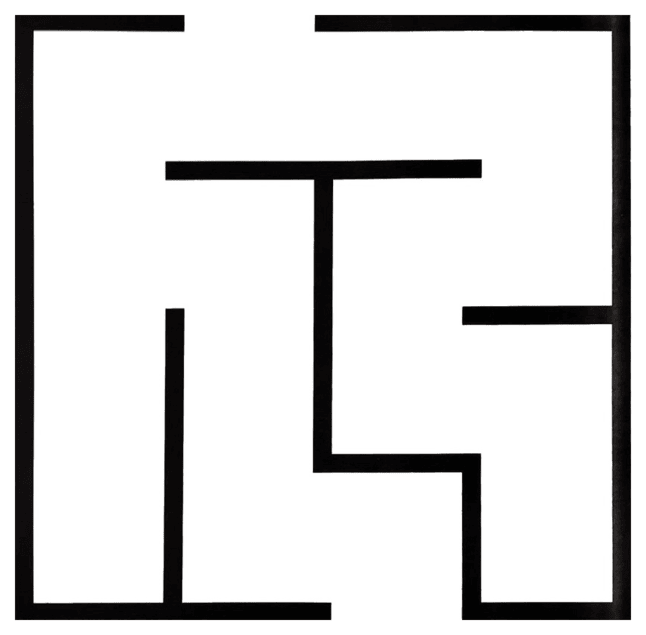
#> input picture maze1.png, 646 x 635 px
$ python -i mapper.py   (imports and definitions only)
#> lines starting #> are read from the running program, lines starting #| are printed output that depends on the picture
import cv2 as cv
import grid as g
import numpy as np

class GridMapper:
    def __init__(self, img_path):
#> called with img_path = 'maze1.png'
        self.img_path = img_path
        self.img_h, self.img_w, _ = cv.imread(self.img_path).shape
#> self.img_h = 635; self.img_w = 646
        self.start = None
        self.end = None

    def put_start_and_end(self, event, x, y, flag, param):
        if event == cv.EVENT_LBUTTONDOWN:
            self.start = (x / param.shape[1], y / param.shape[0])
        elif event == cv.EVENT_RBUTTONDOWN:
            self.end = (x / param.shape[1], y / param.shape[0])

    def get_grid(self, grid_h=50, grid_w=50, show=False):
#> called with grid_h = 50, grid_w = 50, show = False
        while True:
            if self.start is None or self.end is None:
                frame = cv.imread(self.img_path)
#> frame is the input picture: shape (635, 646, 3); mean B, G, R 217.4, 217.4, 217.6
                frame = cv.cvtColor(frame, cv.COLOR_BGR2GRAY)
#> frame: shape (635, 646)
                frame = cv.dilate(frame, kernel=np.ones(shape=(3, 3)), iterations=3)
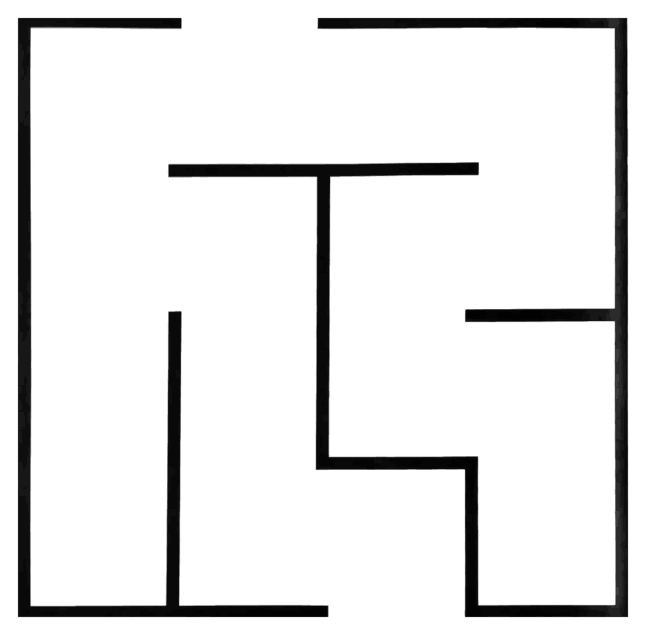
#> frame: shape (635, 646); min 2, max 255, mean 230.4
                frame = cv.erode(frame, kernel=(3, 3), iterations=2)
                cv.imshow('Frame', frame)
                cv.setMouseCallback('Frame', self.put_start_and_end, frame)
                if cv.waitKey(1) == 27:
#> (key Esc is pressed here)
                    break
            else:
                break
        frame = cv.resize(frame, (grid_w, grid_h))
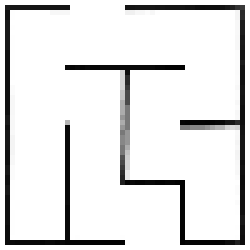
#> frame: shape (50, 50) (shown 5 times larger); min 2, max 255, mean 228.2
#> (the run stopped early here; a loop or call above may not have finished)

$ run again, on maze3.png
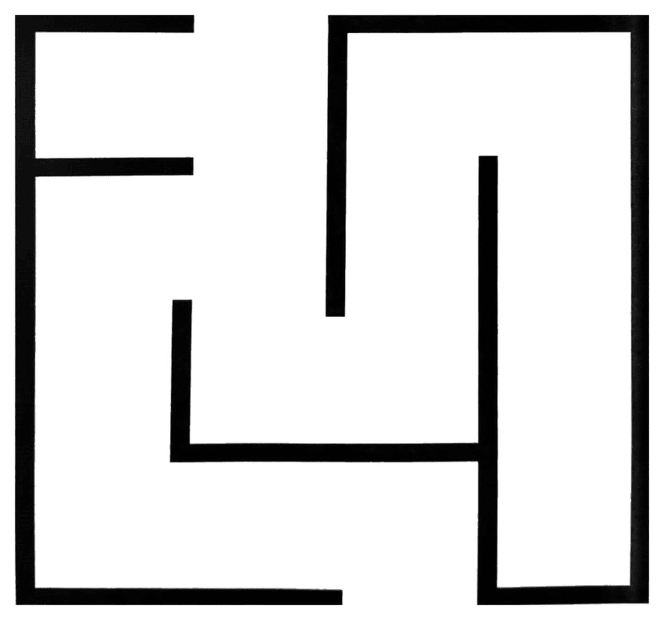
#> input picture maze3.png, 664 x 620 px
#> self.img_h = 620; self.img_w = 664
#> in get_grid, frame is the input picture: shape (620, 664, 3); mean B, G, R 216.7, 216.6, 216.7
#> in get_grid, `frame = cv.dilate(frame, kernel=np.ones(shape=(3, 3)), iterations=3)`:
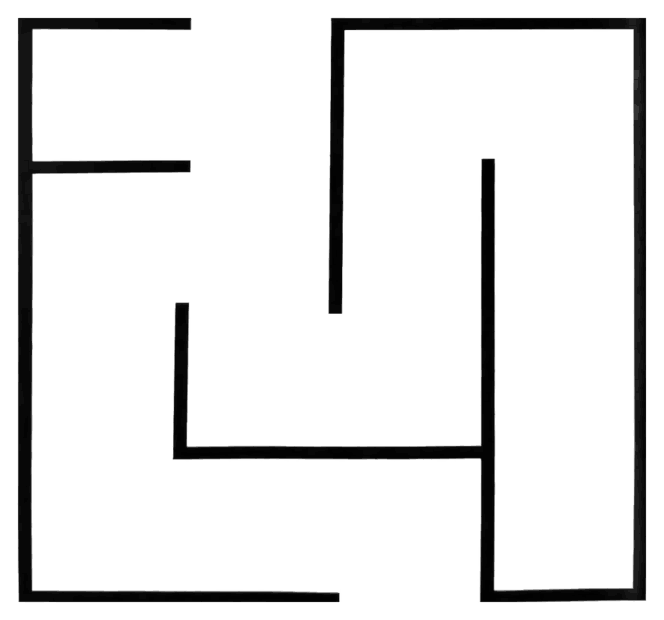
#> frame: shape (620, 664); min 1, max 255, mean 229.6
#> in get_grid, `frame = cv.resize(frame, (grid_w, grid_h))`:
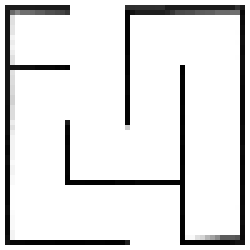
#> frame: shape (50, 50) (shown 5 times larger); min 1, max 255, mean 225.2
